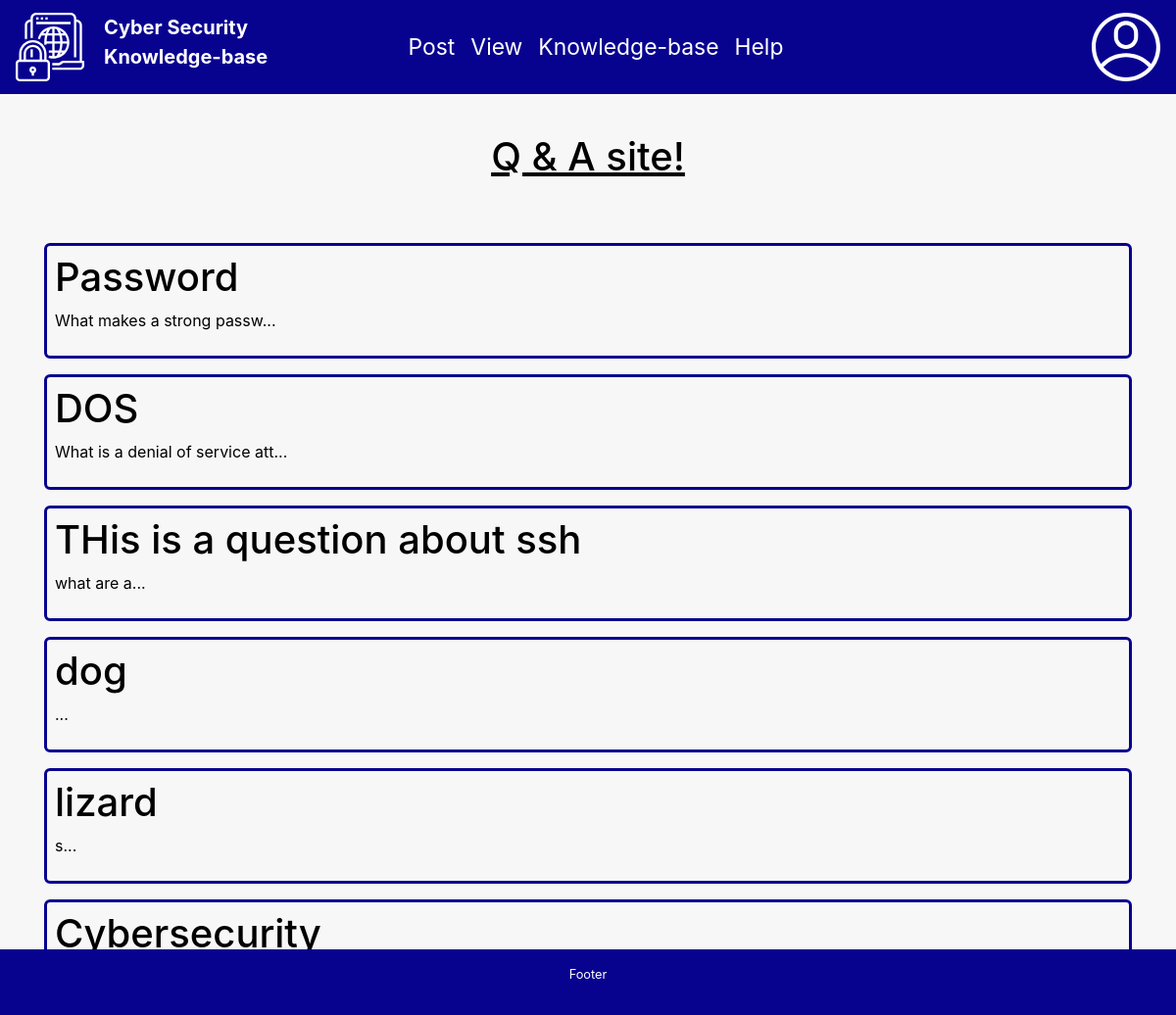
The app's page /see-questions (signed in), older data.
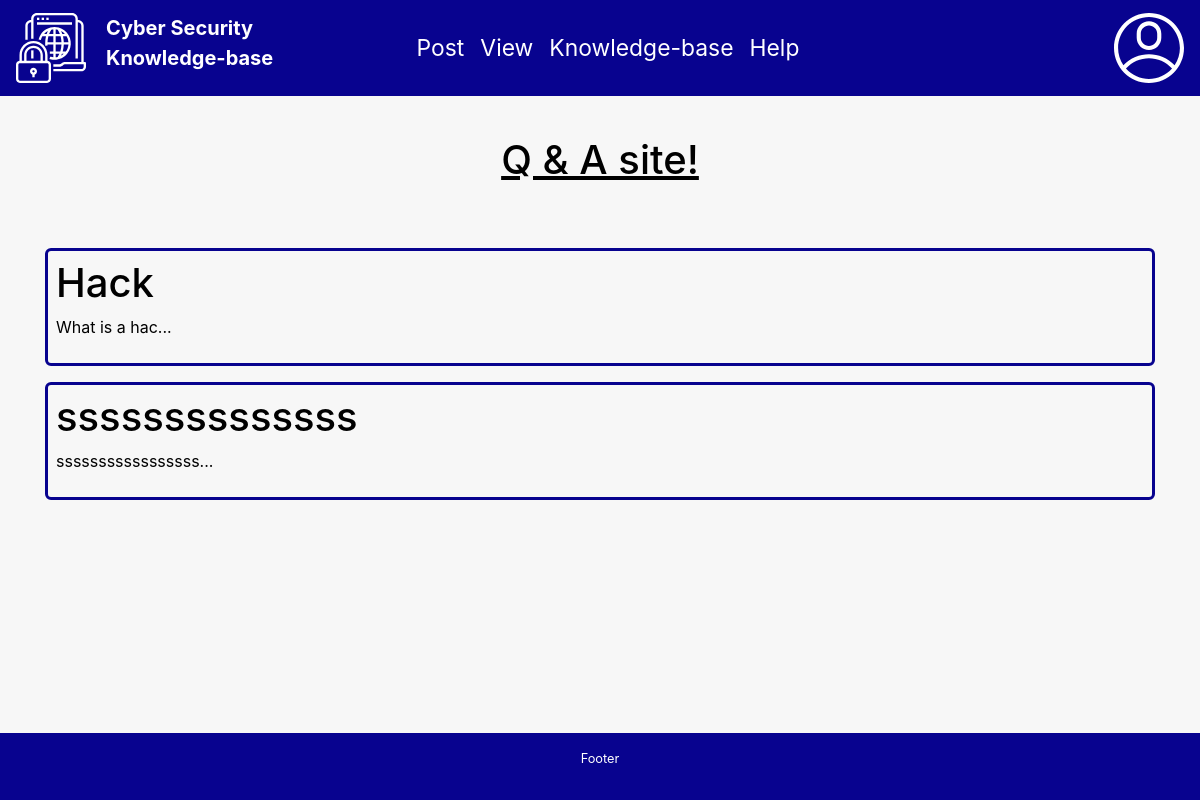
The same page, newer data.
### QuestionandAnswerForum/models.py (models this page shows, shortened)
class Question(models.Model):
    id = models.AutoField(primary_key=True)
    question_title = models.CharField(max_length=255)
    content = models.TextField()
    date_posted = models.DateTimeField(auto_now_add=True)
    posted_by = models.ForeignKey(User, on_delete = models.PROTECT)
    expertise_required = models.BooleanField(default = False)
    slug = models.SlugField(max_length=40)
    anonymous = models.BooleanField(default = True)

### QuestionandAnswerForum/views.py (the view)
# urls.py: path('see-questions', seeQuestion),
def seeQuestion (request):
    if not request.user.is_authenticated:
       return HttpResponseRedirect('login')
    else:
        context={}
        context['questions']=Question.objects.all()
        return render(request, 'seeQuestions.html',context)

### QuestionandAnswerForum/templates/seeQuestions.html (shortened to what this page needs)
{% extends 'base.html' %}
{% load static %}
  {% block body %}
	 <div class="container see-question-body">
<h1 class="view-q-align">Q & A site!</h1>
<div class="content">
{% for question in questions %}
  <div class="question">
      <a href="/question/{{ question.id }}/{{ question.slug }}"><h1 class="q-color-black">{{ question.question_title }}</h1></a>
      <p>{{ question.content|truncatechars:300|slice:"-4" }}...</p>
  </div>
{% endfor %}
</div>
</div>
{% endblock %}

Row changes from the older to the newer data that the page shows:
removed Question: question_title "Password", content "What makes a strong passw"
removed Question: question_title "DOS", content "What is a denial of service att"
removed Question: question_title "THis is a question about ssh", content "what are a"
removed Question: question_title "dog"
removed Question: question_title "lizard", content "s"
removed Question: question_title "Cybersecurity"
added Question: question_title "Hack", content "What is a hac"
added Question: question_title "ssssssssssssss", content "sssssssssssssssss"
